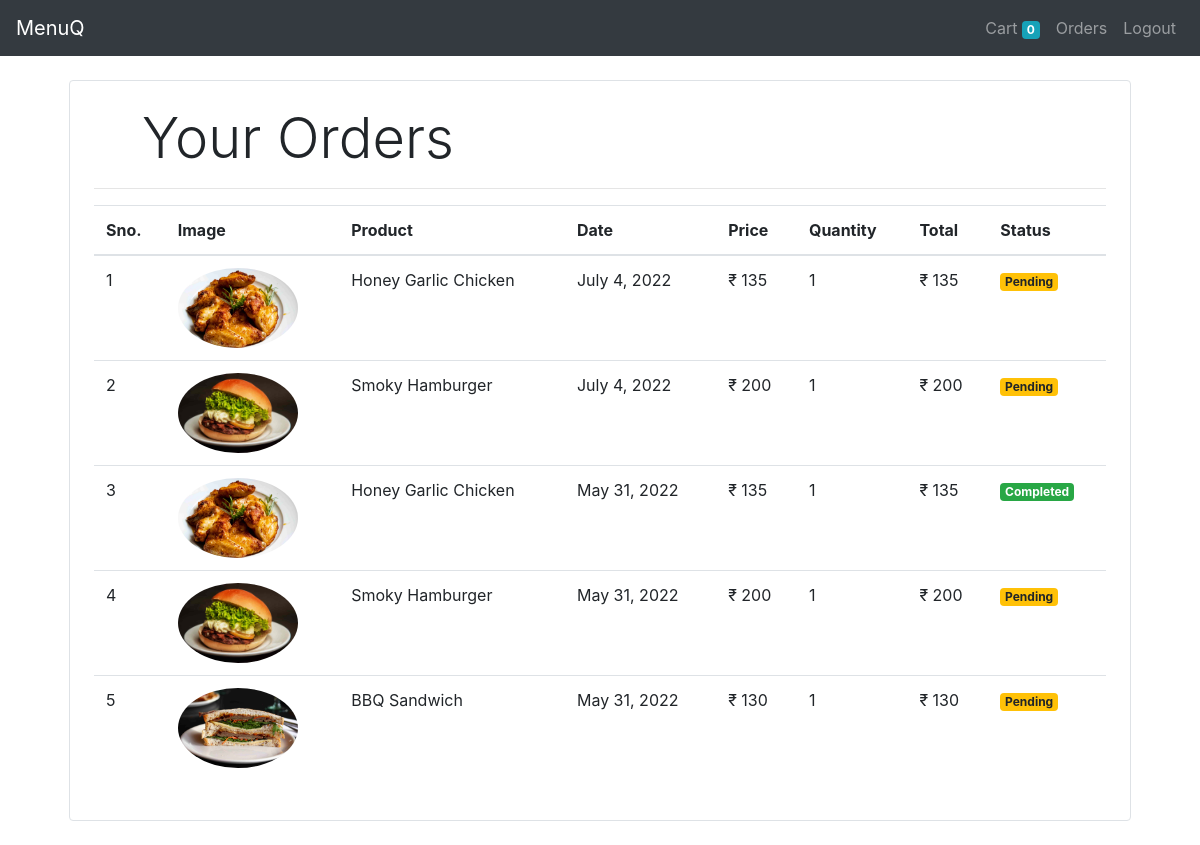
The app's page /orders/ (signed in) with its own data.
### shop/models/order.py (models this page shows, shortened)
class Order(models.Model):
    product=models.ForeignKey(Product, on_delete=models.CASCADE)
    customer=models.ForeignKey(Customer, on_delete=models.CASCADE)
    quantity=models.IntegerField(default=1)
    price=models.IntegerField()
    date=models.DateField(default=datetime.datetime.today())
    status=models.BooleanField(default=False)
    @staticmethod
    def get_orders_by_customer(customer_id):
        return Order\
            .objects\
            .filter(customer=customer_id)\
            .order_by('-date')

### shop/models/product.py (models this page shows, shortened)
class Product(models.Model):
    name=models.CharField(max_length=200)
    price=models.IntegerField(default=0)
    category= models.ForeignKey(Category,on_delete=models.CASCADE,default=1)
    image=models.ImageField(upload_to="uploads/products/")

### shop/views/orders.py (the view)
# urls.py: path('orders/',OrderView.as_view(),name='orders'),
class OrderView(View):
    def get(self , request ):
        customer = request.session.get('customer')
        orders = Order.get_orders_by_customer(customer)
        print(orders)
        order=orders.reverse()
        return render(request , 'orders.html' , {'orders': orders} )

### shop/templatetags/custom_filter.py (called while the page is built)
@register.filter(name='currency')
def currency(number):
    return "₹ "+str(number)

@register.filter(name='multiply')
def multiply(number , number1):
    return number * number1

### shop/templates/orders.html (shortened to what this page needs)
<!doctype html>
<html lang="en">
  <head>
    <link rel="stylesheet" href="https://maxcdn.bootstrapcdn.com/bootstrap/4.0.0/css/bootstrap.min.css">
  </head>
  <body>
    <nav class="navbar navbar-expand-lg navbar-dark bg-dark">
      <a class="navbar-brand" href="/">MenuQ</a>
      <div class="collapse navbar-collapse" id="navbarSupportedContent">
        <ul class="navbar-nav my-2 my-lg-0">
            {%if request.session.customer%}
          <li class="nav-item">
            <a class="nav-link" href="/cart">Cart
                         <span class="badge badge-info">{{request.session.cart.keys|length}}</span>
                <span class="sr-only">(current)</span></a>
          </li>
          <li class="nav-item">
            <a class="nav-link" href="/orders">Orders<span class="sr-only">(current)</span></a>
          </li>
          <li class="nav-item">
            <a class="nav-link" href="/logout">Logout<span class="sr-only">(current)</span></a>
          </li>
          {% endif %}
        </ul>
      </div>
    </nav>
    {% load cart %}
{% load custom_filter %}
    <div class="container">
        <div class="border rounded p-4 m-4">
             <p class="display-4 pl-4 ml-4">Your Orders</p>
             <hr>
             <table class="table">
                 <thead>
                     <tr>
                         <th>Sno.</th>
                         <th>Image</th>
                         <th>Product</th>
                         <th>Date</th>
                         <th>Price</th>
                         <th>Quantity</th>
                         <th>Total</th>
                         <th>Status</th>
                     </tr>
                 </thead>
                 <tbody>
                     {% for order in orders %}
                     <tr>
                         <td>{{forloop.counter}}</td>
                         <td><img style="height: 80px;" class="rounded-circle" src="{{order.product.image.url}}" alt=""></td>
                         <td>{{order.product.name}}</td>
                         <td>{{order.date}}</td>
                         <td>{{order.price|currency}}</td>
                         <td>{{order.quantity}}</td>
                         <td>{{order.quantity|multiply:order.price|currency}}</td>
                         {% if order.status %}
                         <td><small class="badge badge-success">Completed</small></td>
                         {%else%}
                         <td><small class="badge badge-warning">Pending</small></td>
                         {% endif %}
                     </tr>
                     {% endfor %}
                 </tbody>
             </table>
        </div>
     </div>
  </body>
</html>

### records on screen
Order: product.image (picture), product.name "Honey Garlic Chicken", date "July 4, 2022", price "₹ 135", quantity "1", quantity|multiply "₹ 135", status "Pending"
Order: product.image (picture), product.name "Smoky Hamburger", date "July 4, 2022", price "₹ 200", quantity "1", quantity|multiply "₹ 200", status "Pending"
Order: product.image (picture), product.name "Honey Garlic Chicken", date "May 31, 2022", price "₹ 135", quantity "1", quantity|multiply "₹ 135", status "Completed"
Order: product.image (picture), product.name "Smoky Hamburger", date "May 31, 2022", price "₹ 200", quantity "1", quantity|multiply "₹ 200", status "Pending"
Order: product.image (picture), product.name "BBQ Sandwich", date "May 31, 2022", price "₹ 130", quantity "1", quantity|multiply "₹ 130", status "Pending"

### other values on screen
{{ request.session.cart.keys|length }} "0"
